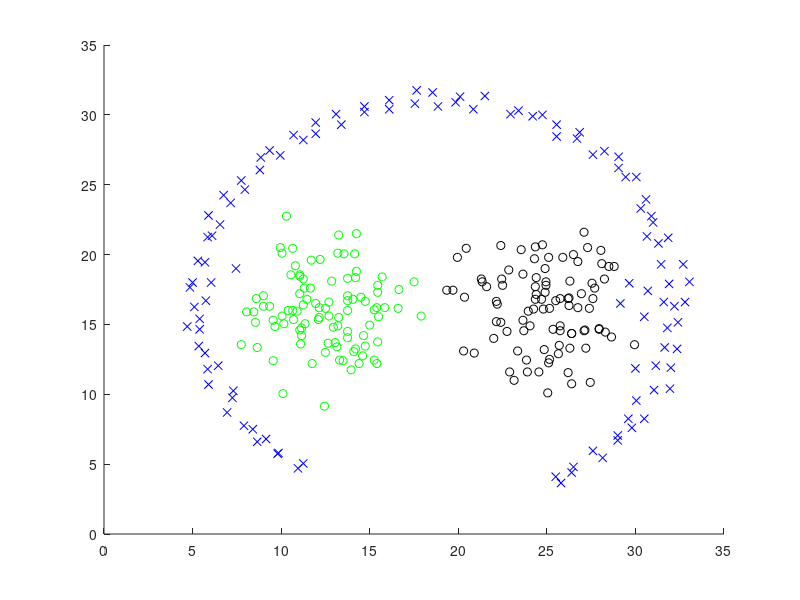

Write MATLAB code to recreate this figure.
x = [11.25	5.05	1
10.95	4.7	1
9.85	5.8	1
9.8	5.75	1
9.15	6.8	1
8.65	6.6	1
8.4	7.5	1
7.9	7.75	1
6.95	8.7	1
7.25	9.75	1
7.3	10.25	1
5.9	10.7	1
5.85	11.8	1
6.45	12.05	1
5.7	12.95	1
5.35	13.45	1
5.4	14.65	1
4.7	14.85	1
5.4	15.4	1
5.1	16.25	1
5.75	16.7	1
4.85	17.65	1
5	18	1
6.05	18	1
5.7	19.45	1
5.3	19.55	1
5.85	21.25	1
6.1	21.35	1
6.55	22.15	1
5.9	22.8	1
7.15	23.7	1
6.75	24.25	1
7.95	24.65	1
7.75	25.3	1
8.8	26.05	1
8.85	26.95	1
9.35	27.45	1
9.95	27.1	1
11.25	28.2	1
10.7	28.55	1
11.95	29.45	1
11.95	28.65	1
13.1	30.05	1
13.4	29.3	1
14.7	30.2	1
14.7	30.6	1
16.1	30.4	1
16.1	31.05	1
17.55	30.8	1
17.65	31.75	1
18.55	31.6	1
18.85	30.6	1
19.85	30.9	1
20.1	31.3	1
21.5	31.35	1
20.85	30.4	1
22.95	30.05	1
23.4	30.3	1
24.2	29.9	1
24.75	30	1
25.55	29.3	1
25.55	28.45	1
26.7	28.3	1
26.85	28.75	1
27.6	27.15	1
28.25	27.4	1
29.05	27	1
29.05	26.2	1
29.45	25.55	1
30.05	25.55	1
30.3	23.3	1
30.6	23.95	1
30.9	22.75	1
31	22.3	1
30.65	21.3	1
31.3	20.8	1
31.85	21.2	1
31.45	19.3	1
32.7	19.3	1
31.9	17.9	1
33.05	18.05	1
32.8	16.6	1
32.2	16.3	1
32.4	15.15	1
31.8	14.75	1
32.35	13.25	1
31.65	13.35	1
31.15	12.05	1
32	11.9	1
31.05	10.3	1
31.95	10.4	1
30.05	9.55	1
30.5	8.25	1
29.6	8.25	1
29.8	7.6	1
29	7.05	1
29	6.7	1
27.6	5.95	1
28.15	5.45	1
26.5	4.8	1
26.4	4.4	1
25.8	3.65	1
25.5	4.1	1
31.6	16.6	1
30.7	17.4	1
29.65	17.95	1
29.15	16.5	1
30.5	15.55	1
29.95	13.55	3
30	11.85	1
28.65	14.1	3
27.45	10.85	3
26.4	10.75	3
25.05	10.1	3
26.2	11.55	3
27.2	13.3	3
28.3	14.45	3
27.95	14.65	3
27.95	14.7	3
23.15	11	3
22.9	11.6	3
23.9	11.6	3
24.55	11.6	3
23.85	12.45	3
23.35	13.1	3
24.85	13.2	3
25.1	12.25	3
25.15	12.5	3
25.65	12.9	3
25.7	13.5	3
26.3	13.3	3
27.1	14.55	3
27.15	14.6	3
26.4	14.35	3
26.4	14.35	3
25.75	14.55	3
25.75	14.9	3
25.35	14.65	3
23.7	14.55	3
24.05	14.9	3
23.65	15.3	3
22.75	14.5	3
22	14	3
20.9	12.95	3
20.3	13.1	3
22.2	16.45	3
22.15	16.65	3
22.4	15.15	3
22.15	15.2	3
23.95	15.95	3
24.25	16.1	3
24.8	16.1	3
25.15	16.15	3
25.5	16.7	3
25.75	16.85	3
26.2	16.85	3
26.25	16.9	3
26.25	16.35	3
26.75	16.2	3
27.4	16.15	3
27.6	16.85	3
26.95	17.2	3
26.3	18.1	3
27.55	17.95	3
27.7	17.6	3
28.25	18.25	3
28.8	19.15	3
28.5	19.15	3
28.1	19.35	3
28.05	20.3	3
27.3	20.5	3
27.1	21.6	3
26.75	19.5	3
26.5	20	3
25.9	19.8	3
25.1	19.8	3
24.75	20.7	3
24.35	20.55	3
23.55	20.35	3
24.3	19.7	3
24.9	19	3
24.7	16.8	3
24.35	16.8	3
24.4	17.15	3
24.9	17.3	3
24.35	17.7	3
24.95	17.8	3
24.95	18.05	3
24.4	18.35	3
23.65	18.6	3
22.85	18.9	3
22.4	20.65	3
22.5	17.8	3
22.45	18.25	3
21.6	17.7	3
21.35	18.05	3
21.3	18.25	3
19.95	19.8	3
20.45	20.45	3
20.35	16.95	3
19.7	17.45	3
19.35	17.45	3
12.45	9.15	2
10.1	10.05	2
11.75	12.2	2
9.55	12.4	2
8.65	13.35	2
7.75	13.55	2
8.55	15.15	2
8.05	15.9	2
8.45	15.9	2
8.6	16.85	2
9	17.05	2
9	16.3	2
9.35	16.3	2
9.55	15.3	2
9.65	14.85	2
10.15	15.05	2
10.05	15.6	2
10.4	16	2
10.65	16	2
10.9	15.95	2
10.7	15.35	2
11.35	15.05	2
11.15	14.75	2
11.05	14.6	2
11.15	14.2	2
11.1	13.6	2
12.5	13	2
13.3	12.45	2
13.5	12.4	2
13.95	11.75	2
14.4	12.2	2
15.4	12.2	2
15.25	12.45	2
14.6	12.75	2
14.1	13.05	2
14.2	13.25	2
14.75	13.45	2
13.15	13.4	2
13.05	13.7	2
12.65	13.65	2
15.45	13.75	2
14.65	14.2	2
13.75	14.05	2
13.75	14.5	2
12.95	14.8	2
13.2	14.9	2
13.25	15.5	2
12.1	15.35	2
12.15	15.5	2
11.25	16.4	2
12.7	15.6	2
12.5	16.15	2
12.7	16.6	2
12.15	16.2	2
11.95	16.5	2
11.45	16.8	2
11.05	17.2	2
11.3	17.6	2
11.65	17.6	2
11.25	18.25	2
11.05	18.45	2
11.05	18.55	2
10.55	18.55	2
10.8	19.2	2
7.45	19	1
10.05	20.1	2
9.95	20.5	2
10.65	20.45	2
10.3	22.75	2
11.7	19.6	2
12.2	19.65	2
13.2	20.1	2
13.55	20.05	2
14.15	20.05	2
14.25	21.5	2
13.25	21.4	2
12.85	18.1	2
13.75	18.3	2
14.2	18.35	2
14.25	18.8	2
13.75	16	2
13.75	16.7	2
13.75	17.05	2
14.05	16.8	2
14.5	16.95	2
14.75	16.65	2
15.25	16.05	2
15.4	16.2	2
15.85	16.2	2
15.5	15.55	2
15	14.95	2
16.6	16.15	2
17.9	15.6	2
17.5	18.05	2
16.65	17.5	2
15.45	17.3	2
15.45	17.8	2
15.7	18.4	2];
Label = x(:,3);
x = x';
hold on
 for k = 1:length(Label)
     if Label(k) == 1
         plot(x(1,k),x(2,k),'xb');
     elseif Label(k) == 2
         plot(x(1,k),x(2,k),'go');
     elseif Label(k) == 3
         plot(x(1,k),x(2,k),'ko');
     elseif Label(k) == 4
         plot(x(1,k),x(2,k),'cx');
     end
 end